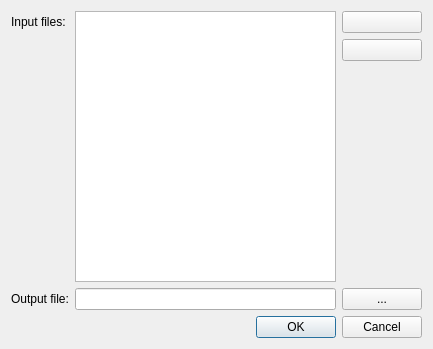
<?xml version="1.0" encoding="UTF-8"?>
<ui version="4.0">
 <class>MergeFilesToolDialog</class>
 <widget class="QDialog" name="MergeFilesToolDialog">
  <property name="windowModality">
   <enum>Qt::WindowModality::ApplicationModal</enum>
  </property>
  <property name="geometry">
   <rect>
    <x>0</x>
    <y>0</y>
    <width>433</width>
    <height>349</height>
   </rect>
  </property>
  <property name="sizePolicy">
   <sizepolicy hsizetype="Fixed" vsizetype="Fixed">
    <horstretch>0</horstretch>
    <verstretch>0</verstretch>
   </sizepolicy>
  </property>
  <property name="windowTitle">
   <string>Merge tax files</string>
  </property>
  <layout class="QGridLayout" name="gridLayout">
   <item row="0" column="0">
    <widget class="QLabel" name="InputLabel">
     <property name="text">
      <string>Input files:</string>
     </property>
     <property name="buddy">
      <cstring>InputFilesList</cstring>
     </property>
    </widget>
   </item>
   <item row="3" column="0">
    <widget class="QLabel" name="OutputLabel">
     <property name="text">
      <string>Output file:</string>
     </property>
     <property name="buddy">
      <cstring>OutputFileName</cstring>
     </property>
    </widget>
   </item>
   <item row="0" column="2">
    <widget class="QPushButton" name="AddBtn">
     <property name="toolTip">
      <string>Add file</string>
     </property>
     <property name="text">
      <string> </string>
     </property>
    </widget>
   </item>
   <item row="2" column="2">
    <spacer name="verticalSpacer">
     <property name="orientation">
      <enum>Qt::Orientation::Vertical</enum>
     </property>
     <property name="sizeHint" stdset="0">
      <size>
       <width>20</width>
       <height>40</height>
      </size>
     </property>
    </spacer>
   </item>
   <item row="3" column="1">
    <widget class="QLineEdit" name="OutputFileName">
     <property name="enabled">
      <bool>true</bool>
     </property>
     <property name="readOnly">
      <bool>true</bool>
     </property>
    </widget>
   </item>
   <item row="1" column="2">
    <widget class="QPushButton" name="RemoveBtn">
     <property name="toolTip">
      <string>Remove file</string>
     </property>
     <property name="text">
      <string> </string>
     </property>
    </widget>
   </item>
   <item row="1" column="0" rowspan="2">
    <spacer name="verticalSpacer_2">
     <property name="orientation">
      <enum>Qt::Orientation::Vertical</enum>
     </property>
     <property name="sizeHint" stdset="0">
      <size>
       <width>20</width>
       <height>40</height>
      </size>
     </property>
    </spacer>
   </item>
   <item row="3" column="2">
    <widget class="QPushButton" name="OutputSelectBtn">
     <property name="text">
      <string> ... </string>
     </property>
    </widget>
   </item>
   <item row="4" column="0" colspan="3">
    <widget class="QDialogButtonBox" name="DialogButtonBox">
     <property name="sizePolicy">
      <sizepolicy hsizetype="Minimum" vsizetype="Minimum">
       <horstretch>0</horstretch>
       <verstretch>0</verstretch>
      </sizepolicy>
     </property>
     <property name="orientation">
      <enum>Qt::Orientation::Horizontal</enum>
     </property>
     <property name="standardButtons">
      <set>QDialogButtonBox::StandardButton::Cancel|QDialogButtonBox::StandardButton::Ok</set>
     </property>
    </widget>
   </item>
   <item row="0" column="1" rowspan="3">
    <widget class="QListWidget" name="InputFilesList"/>
   </item>
  </layout>
 </widget>
 <tabstops>
  <tabstop>AddBtn</tabstop>
  <tabstop>RemoveBtn</tabstop>
  <tabstop>OutputFileName</tabstop>
  <tabstop>OutputSelectBtn</tabstop>
  <tabstop>DialogButtonBox</tabstop>
  <tabstop>InputFilesList</tabstop>
 </tabstops>
 <resources/>
 <connections>
  <connection>
   <sender>DialogButtonBox</sender>
   <signal>accepted()</signal>
   <receiver>MergeFilesToolDialog</receiver>
   <slot>accept()</slot>
   <hints>
    <hint type="sourcelabel">
     <x>248</x>
     <y>254</y>
    </hint>
    <hint type="destinationlabel">
     <x>157</x>
     <y>274</y>
    </hint>
   </hints>
  </connection>
  <connection>
   <sender>DialogButtonBox</sender>
   <signal>rejected()</signal>
   <receiver>MergeFilesToolDialog</receiver>
   <slot>reject()</slot>
   <hints>
    <hint type="sourcelabel">
     <x>316</x>
     <y>260</y>
    </hint>
    <hint type="destinationlabel">
     <x>286</x>
     <y>274</y>
    </hint>
   </hints>
  </connection>
 </connections>
</ui>
